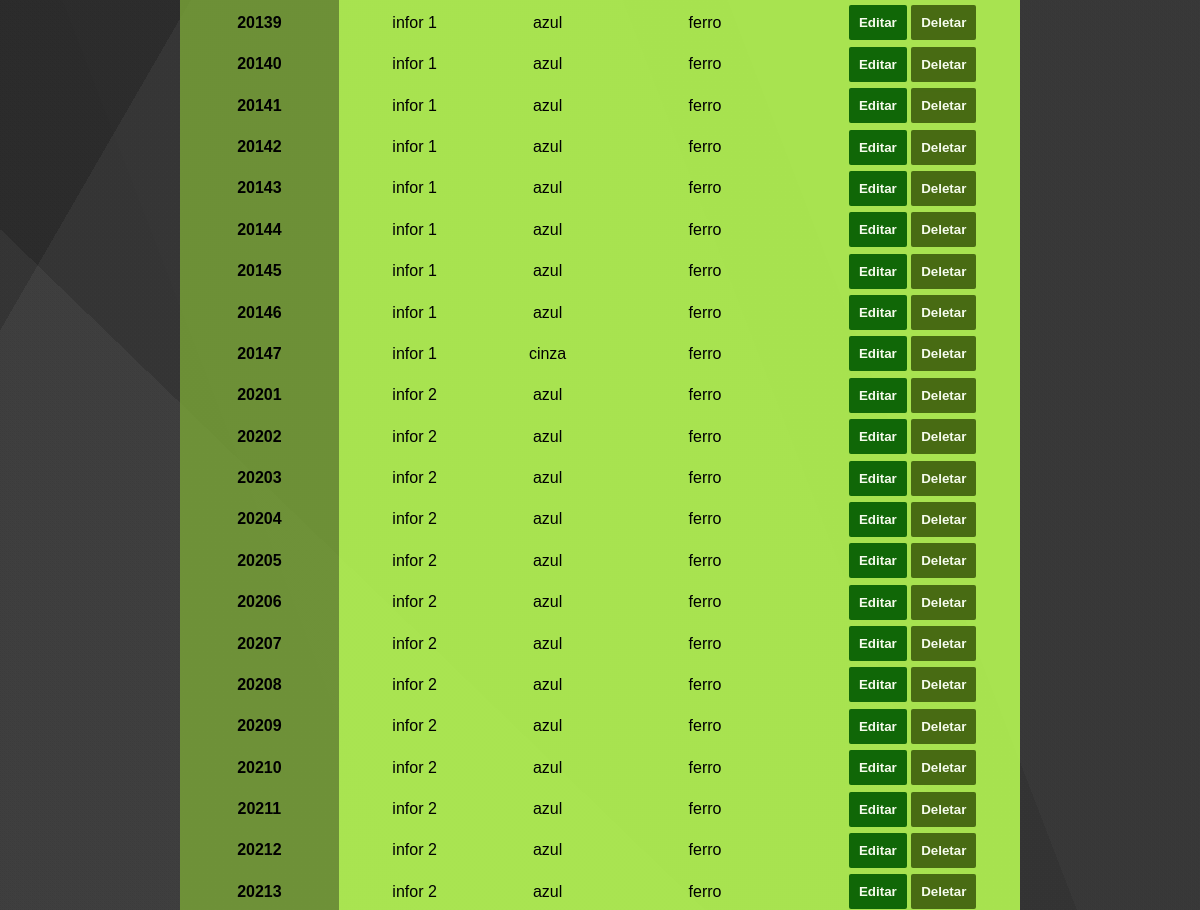
Page /2 (middle part) on the earlier database version.
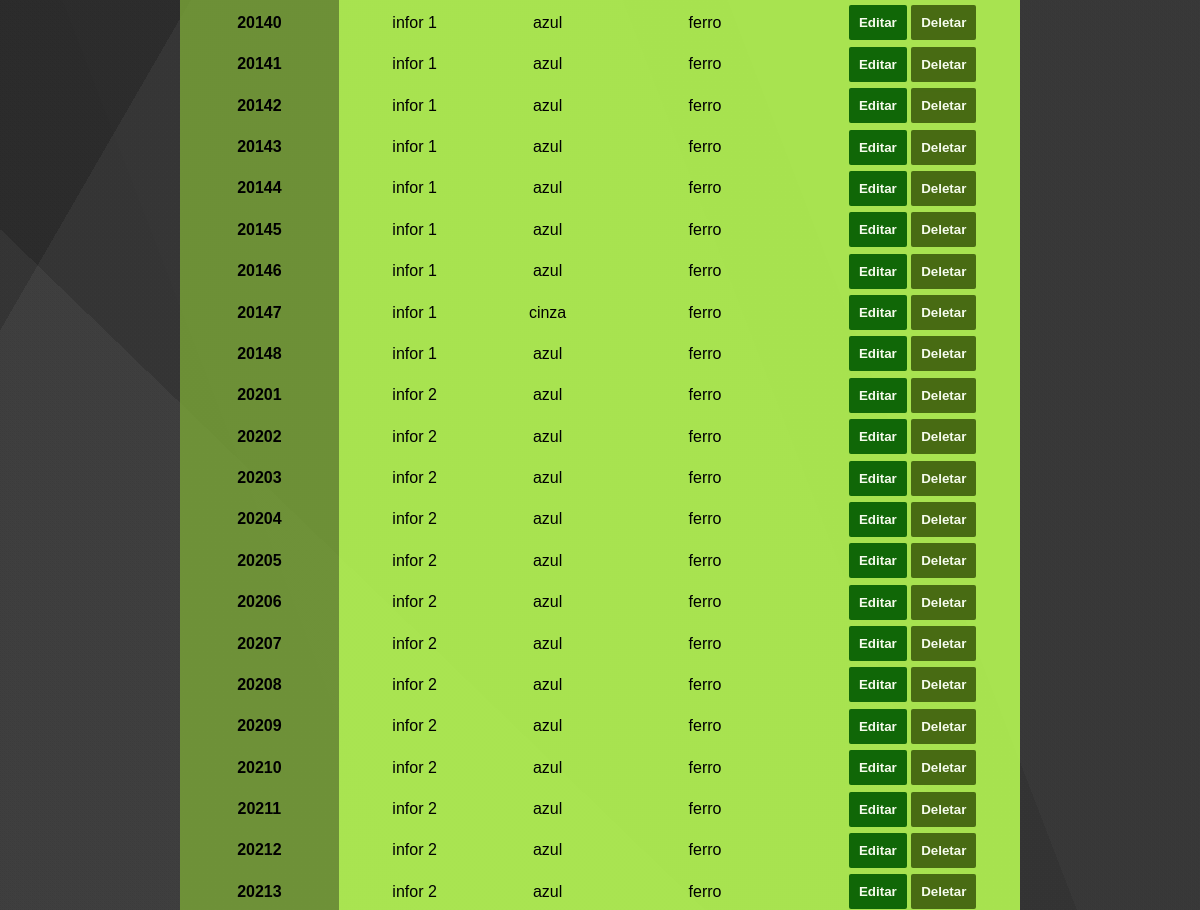
Same page on the later database version.
### models.py (models this page shows)
class Moveis(db.Model):
    id = db.Column(db.Integer, primary_key = True)
    id_sala = db.Column(db.Integer, db.ForeignKey('sala.id'))
    id_objeto = db.Column(db.Integer, db.ForeignKey('objetos.id'))
    material = db.Column(db.String(50))
    cor = db.Column(db.String(20))

### routes/funcoes.py (the view)
@funcoes_route.route('/<int:itens>')
def listar_itens(itens):
    session['id_obj'] = itens
    tabela_moveis = db.session.query(Moveis).filter_by(id_objeto = itens).all()
    if tabela_moveis:
        return render_template('lista_item.html', tabela = tabela_moveis)
    else:
        tabela_eletronicos = db.session.query(Eletronicos).filter_by(id_objeto = itens).all()
        return render_template('lista_item.html', tabela = tabela_eletronicos)

### templates/lista_item.html (shortened to what this page needs)
<!DOCTYPE html>
<html lang="pt-br">
<head>
  <link rel="stylesheet" href="../static/css/table.css">
</head>
<body>
  <table>
    <tbody id="table--item">
      {% for objeto in tabela: %}
      <th scope="row">{{ objeto.id }}</th>
      <td>infor {{ objeto.id_sala }}</td>
      {% if objeto.potencia %}
      <td>{{ objeto.potencia }}</td>
      <td>{{ objeto.consumo }}</td>
      {% else %}
      <td>{{ objeto.cor }}</td>
      <td>{{ objeto.material }}</td>
      {% endif %}
      <td>
        <button data-modal="modal2" class="abrir_modal edit--btn">Editar</button>
        <a href="/{{ objeto.id }}/Deletar">
          <button class="delet--btn">Deletar</button>
        </a>
      </td>
      {% endfor %}
    </tbody>
  </table>
</body>
</html>

### static/css/table.css (style rules this page uses)
:root { --corDeFundo-cabecalho: #7AA637; --corDeFundo-tr: #7aa637cd; --corDeFundo-td: #bbff54db; --corDeFundo-btn: #91c741; --corButtonDelet: #3e5f0d; --corButtonEdit: #005a00; }
* { padding: 0; margin: 0; box-sizing: border-box; font-family: "Josefin Sans", sans-serif; }
body { background-image: linear-gradient(300deg, rgba(77, 77, 77, 0.05) 0%, rgba(77, 77, 77, 0.05) 25%, rgba(42, 42, 42, 0.05) 25%, rgba(42, 42, 42, 0.05) 38%, rgba(223, 223, 223, 0.05) 38%, rgba(223, 223, 223, 0.05) 75%, rgba(36, 36, 36, 0.05) 75%, rgba(36, 36, 36, 0.05) 100%), linear-gradient(44deg, rgba(128, 128, 128, 0.05) 0%, rgba(128, 128, 128, 0.05) 34%, rgba(212, 212, 212, 0.05) 34%, rgba(212, 212, 212, 0.05) 57%, rgba(25, 25, 25, 0.05) 57%, rgba(25, 25, 25, 0.05) 89%, rgba(135, 135, 135, 0.05) 89%, rgba(135, 135, 135, 0.05) 100%), linear-gradient(241deg, rgba(55, 55, 55, 0.05) 0%, rgba(55, 55, 55, 0.05) 14%, rgba(209, 209, 209, 0.05) 14%, rgba(209, 209, 209, 0.05) 60%, rgba(245, 245, 245, 0.05) 60%, rgba(245, 245, 245, 0.05) 69%, rgba(164, 164, 164, 0.05) 69%, rgba(164, 164, 164, 0.05) 100%), linear-gradient(249deg, rgba(248, 248, 248, 0.05) 0%, rgba(248, 248, 248, 0.05) 32%, rgba(148, 148, 148, 0.05) 32%, rgba(148, 148, 148, 0.05) 35%, rgba(202, 202, 202, 0.05) 35%, rgba(202, 202, 202, 0.05) 51%, rgba(181, 181, 181, 0.05) 51%, rgba(181, 181, 181, 0.05) 100%), linear-gradient(92deg, hsl(214, 0%, 11%), hsl(214, 0%, 11%)); display: flex; flex-direction: column; justify-content: center; align-items: center; }
.edit--btn { color: #fff; background-color: var(--corButtonEdit); border: none; border-radius: 2px; font-weight: bold; cursor: pointer; padding: 10px; margin-bottom: 0.2rem; opacity: 0.9; transition: 0.3s ease; }
.delet--btn { color: #fff; background-color: var(--corButtonDelet); border: none; border-radius: 2px; font-weight: bold; cursor: pointer; padding: 10px; margin-top: 0.2rem; opacity: 0.9; transition: 0.3s ease; }
table { border-collapse: collapse; width: 100%; max-width: 70vw; margin: auto; }
body { display: flex; justify-content: center; align-items: center; }

Differences in the rows shown:
no longer on this page (row unchanged): Moveis: id "20139", id_sala "1", cor "azul", material "ferro"
added Moveis: id "20148", id_sala "1", cor "azul", material "ferro"
